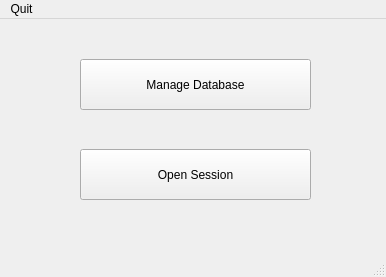
<?xml version="1.0" encoding="UTF-8"?>
<ui version="4.0">
 <class>MainWindow</class>
 <widget class="QMainWindow" name="MainWindow">
  <property name="geometry">
   <rect>
    <x>0</x>
    <y>0</y>
    <width>386</width>
    <height>277</height>
   </rect>
  </property>
  <property name="windowTitle">
   <string>CV Absence Manager</string>
  </property>
  <widget class="QWidget" name="centralwidget">
   <widget class="QPushButton" name="BTN_Manage">
    <property name="geometry">
     <rect>
      <x>80</x>
      <y>40</y>
      <width>231</width>
      <height>51</height>
     </rect>
    </property>
    <property name="text">
     <string>Manage Database</string>
    </property>
   </widget>
   <widget class="QPushButton" name="BTN_OpenSession">
    <property name="geometry">
     <rect>
      <x>80</x>
      <y>130</y>
      <width>231</width>
      <height>51</height>
     </rect>
    </property>
    <property name="text">
     <string>Open Session</string>
    </property>
   </widget>
  </widget>
  <widget class="QMenuBar" name="menubar">
   <property name="geometry">
    <rect>
     <x>0</x>
     <y>0</y>
     <width>386</width>
     <height>25</height>
    </rect>
   </property>
   <widget class="QMenu" name="menuQUit">
    <property name="title">
     <string>Quit</string>
    </property>
   </widget>
   <addaction name="menuQUit"/>
  </widget>
  <widget class="QStatusBar" name="statusbar"/>
 </widget>
 <resources/>
 <connections/>
</ui>
